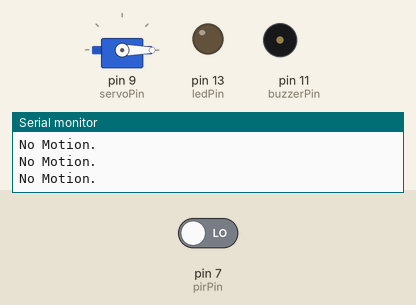
This sketch was run on a simulated Arduino Uno, built with avr-gcc and run on an emulated ATmega328P. Shown: servo, output pins drawn as LEDs (lit = HIGH), buzzer (waves = sounding), the last lines printed to the serial monitor. The test bench sets the inputs (shaded band); at power-on: pin 7 (pirPin) LOW.

Above: at 1.2 s.
1.3 s: pin 7 (pirPin) driven HIGH
At 1.8 s:
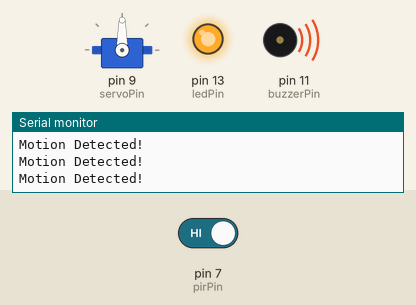
2.8 s: pin 7 (pirPin) driven LOW
At 3.1 s:
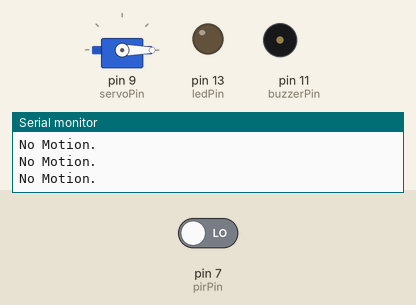
Timing chart, 0 to 5.8 s (numbered marks = the images above; inputs shaded):
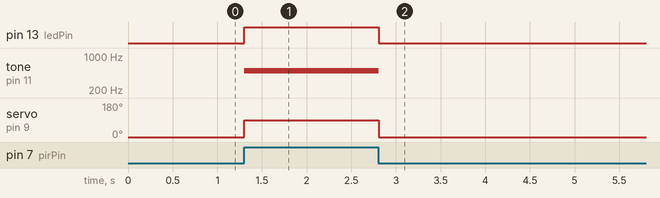

The sketch:

project1.ino
```cpp
#include <Servo.h> // সার্ভো মোটরের জন্য প্রয়োজনীয় লাইব্রেরি

/*
  "Sizzling Jaagub" প্রজেক্টের কোড

  কম্পোনেন্ট এবং পিন সংযোগ:
  - PIR Motion Sensor (সিগন্যাল) -> Digital Pin 7
  - Servo Motor (সিগন্যাল)     -> Digital Pin 9 (PWM ~)
  - Piezo Buzzer (পজিটিভ)       -> Digital Pin 11 (PWM ~)
  - LED (পজিটিভ/Anode)         -> Digital Pin 13
*/

// --- পিন নম্বরগুলো ডিফাইন করা ---
const int pirPin = 7;
const int servoPin = 9;
const int ledPin = 13;
const int buzzerPin = 11;

// --- ভ্যারিয়েবল ---
Servo myServo;             // সার্ভো অবজেক্ট তৈরি করা
int motionState = 0;       // PIR সেন্সরের বর্তমান অবস্থা (0 = no motion, 1 = motion)

void setup() {
  // --- পিন মোড সেট করা ---
  pinMode(pirPin, INPUT);   // PIR পিন একটি ইনপুট
  pinMode(ledPin, OUTPUT);  // LED পিন একটি আউটপুট
  pinMode(buzzerPin, OUTPUT); // Buzzer পিন একটি আউটপুট

  // --- সার্ভো মোটর চালু করা ---
  myServo.attach(servoPin); // ৯ নম্বর পিনে সার্ভোকে যুক্ত করা
  myServo.write(0);         // শুরুতে সার্ভোকে ০ ডিগ্রিতে রাখা

  // ডিবাগিং এর জন্য সিরিয়াল মনিটর (ঐচ্ছিক)
  Serial.begin(9600);
}

void loop() {
  // --- PIR সেন্সর থেকে ডেটা রিড করা ---
  motionState = digitalRead(pirPin);

  // --- চেক করা: মোশন বা নড়াচড়া শনাক্ত হয়েছে কিনা ---
  if (motionState == HIGH) {
    // --- যদি মোশন শনাক্ত হয় ---

    digitalWrite(ledPin, HIGH);   // LED জ্বালানো
    tone(buzzerPin, 500);       // Buzzer-এ ৫০০ হার্জ ফ্রিকোয়েন্সিতে শব্দ করা
    myServo.write(90);          // সার্ভো মোটরকে ৯০ ডিগ্রিতে ঘোরানো

    Serial.println("Motion Detected!"); // সিরিয়াল মনিটরে প্রিন্ট করা
  }
  else {
    // --- যদি কোনো মোশন না থাকে ---

    digitalWrite(ledPin, LOW);    // LED নেভানো
    noTone(buzzerPin);          // Buzzer-এর শব্দ বন্ধ করা
    myServo.write(0);           // সার্ভো মোটরকে আবার ০ ডিগ্রিতে ফেরত আনা

    Serial.println("No Motion."); // সিরিয়াল মনিটরে প্রিন্ট করা
  }

  delay(100); // প্রতি চক্রের মাঝে সামান্য দেরি (সেন্সরের জন্য ভালো)
}
```

Measured:
- after the input at 1.3 s, pin 13 (ledPin): LOW → HIGH at once; tone on pin 11 (buzzerPin): silent → 500 Hz at once; servo on pin 9 (servoPin): 0° → 90° at once
- after the input at 2.8 s, pin 13 (ledPin): HIGH → LOW at once; tone on pin 11 (buzzerPin): 500 Hz → silent at once; servo on pin 9 (servoPin): 90° → 0° at once
